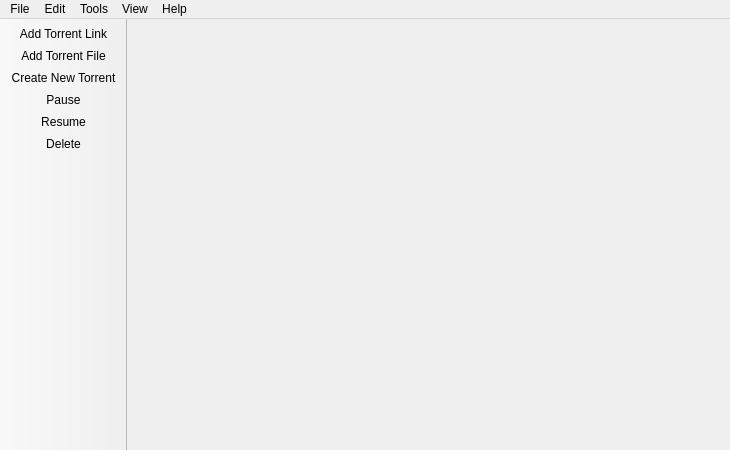
<?xml version="1.0" encoding="UTF-8"?>
<ui version="4.0">
 <class>MainWindow</class>
 <widget class="QMainWindow" name="MainWindow">
  <property name="geometry">
   <rect>
    <x>0</x>
    <y>0</y>
    <width>730</width>
    <height>450</height>
   </rect>
  </property>
  <property name="windowTitle">
   <string>MainWindow</string>
  </property>
  <widget class="QWidget" name="centralWidget"/>
  <widget class="QMenuBar" name="menuBar">
   <property name="geometry">
    <rect>
     <x>0</x>
     <y>0</y>
     <width>730</width>
     <height>23</height>
    </rect>
   </property>
   <property name="nativeMenuBar">
    <bool>true</bool>
   </property>
   <widget class="QMenu" name="menuFile">
    <property name="title">
     <string>File</string>
    </property>
    <addaction name="actionAddTorrentFile"/>
    <addaction name="actionAddTorrentLink"/>
    <addaction name="actionCreateNewTorrent"/>
    <addaction name="separator"/>
    <addaction name="actionExit"/>
   </widget>
   <widget class="QMenu" name="menuEdit">
    <property name="title">
     <string>Edit</string>
    </property>
    <addaction name="actionPause"/>
    <addaction name="actionResume"/>
    <addaction name="separator"/>
    <addaction name="actionDelete"/>
   </widget>
   <widget class="QMenu" name="menuTools">
    <property name="title">
     <string>Tools</string>
    </property>
    <addaction name="actionNewKeyPair"/>
    <addaction name="actionImportPublicKey"/>
    <addaction name="actionListPublicKeys"/>
    <addaction name="separator"/>
    <addaction name="actionPreferences"/>
   </widget>
   <widget class="QMenu" name="menuView">
    <property name="title">
     <string>View</string>
    </property>
    <widget class="QMenu" name="menuTabs">
     <property name="title">
      <string>Tabs</string>
     </property>
     <addaction name="actionAll"/>
     <addaction name="separator"/>
     <addaction name="actionStatus"/>
     <addaction name="actionDetails"/>
     <addaction name="actionFiles"/>
     <addaction name="actionTabPeers"/>
     <addaction name="actionOptions"/>
    </widget>
    <widget class="QMenu" name="menuColumns">
     <property name="title">
      <string>Columns</string>
     </property>
     <addaction name="actionNo"/>
     <addaction name="actionName"/>
     <addaction name="actionSize"/>
     <addaction name="actionProgress"/>
     <addaction name="actionSeeders"/>
     <addaction name="actionPeers"/>
     <addaction name="actionDownSpeed"/>
     <addaction name="actionUpSpeed"/>
     <addaction name="actionETA"/>
     <addaction name="actionDownloaded"/>
     <addaction name="actionUploaded"/>
     <addaction name="actionDownLimit"/>
     <addaction name="actionUpLimit"/>
     <addaction name="actionAdded"/>
    </widget>
    <addaction name="actionToolbar"/>
    <addaction name="actionSidebar"/>
    <addaction name="actionStatusbar"/>
    <addaction name="separator"/>
    <addaction name="menuTabs"/>
    <addaction name="menuColumns"/>
   </widget>
   <widget class="QMenu" name="menuHelp">
    <property name="title">
     <string>Help</string>
    </property>
    <addaction name="actionFAQ"/>
    <addaction name="actionAbout"/>
   </widget>
   <addaction name="menuFile"/>
   <addaction name="menuEdit"/>
   <addaction name="menuTools"/>
   <addaction name="menuView"/>
   <addaction name="menuHelp"/>
  </widget>
  <widget class="QToolBar" name="toolBar">
   <property name="movable">
    <bool>false</bool>
   </property>
   <property name="floatable">
    <bool>false</bool>
   </property>
   <attribute name="toolBarArea">
    <enum>LeftToolBarArea</enum>
   </attribute>
   <attribute name="toolBarBreak">
    <bool>false</bool>
   </attribute>
   <addaction name="actionAddTorrentLink"/>
   <addaction name="actionAddTorrentFile"/>
   <addaction name="actionCreateNewTorrent"/>
   <addaction name="actionPause"/>
   <addaction name="actionResume"/>
   <addaction name="actionDelete"/>
  </widget>
  <action name="actionAddTorrentFile">
   <property name="text">
    <string>Add Torrent File...</string>
   </property>
  </action>
  <action name="actionAddTorrentLink">
   <property name="text">
    <string>Add Torrent Link...</string>
   </property>
  </action>
  <action name="actionCreateNewTorrent">
   <property name="text">
    <string>Create New Torrent...</string>
   </property>
  </action>
  <action name="actionExit">
   <property name="text">
    <string>Exit</string>
   </property>
  </action>
  <action name="actionPause">
   <property name="text">
    <string>Pause</string>
   </property>
  </action>
  <action name="actionResume">
   <property name="text">
    <string>Resume</string>
   </property>
  </action>
  <action name="actionDelete">
   <property name="text">
    <string>Delete</string>
   </property>
  </action>
  <action name="actionNewKeyPair">
   <property name="text">
    <string>Generate New Key Pair...</string>
   </property>
  </action>
  <action name="actionImportPublicKey">
   <property name="text">
    <string>Import Public Key...</string>
   </property>
  </action>
  <action name="actionPreferences">
   <property name="text">
    <string>Preferences</string>
   </property>
  </action>
  <action name="actionListPublicKeys">
   <property name="text">
    <string>List Public Keys...</string>
   </property>
  </action>
  <action name="actionToolbar">
   <property name="checkable">
    <bool>true</bool>
   </property>
   <property name="text">
    <string>Toolbar</string>
   </property>
  </action>
  <action name="actionSidebar">
   <property name="checkable">
    <bool>true</bool>
   </property>
   <property name="text">
    <string>Sidebar</string>
   </property>
  </action>
  <action name="actionStatusbar">
   <property name="checkable">
    <bool>true</bool>
   </property>
   <property name="text">
    <string>Statusbar</string>
   </property>
  </action>
  <action name="actionFAQ">
   <property name="text">
    <string>FAQ</string>
   </property>
  </action>
  <action name="actionAbout">
   <property name="text">
    <string>About</string>
   </property>
  </action>
  <action name="actionAll">
   <property name="checkable">
    <bool>true</bool>
   </property>
   <property name="text">
    <string>All</string>
   </property>
  </action>
  <action name="actionStatus">
   <property name="checkable">
    <bool>true</bool>
   </property>
   <property name="text">
    <string>Status</string>
   </property>
  </action>
  <action name="actionDetails">
   <property name="checkable">
    <bool>true</bool>
   </property>
   <property name="text">
    <string>Details</string>
   </property>
  </action>
  <action name="actionFiles">
   <property name="checkable">
    <bool>true</bool>
   </property>
   <property name="text">
    <string>Files</string>
   </property>
  </action>
  <action name="actionTabPeers">
   <property name="checkable">
    <bool>true</bool>
   </property>
   <property name="text">
    <string>Peers</string>
   </property>
  </action>
  <action name="actionOptions">
   <property name="checkable">
    <bool>true</bool>
   </property>
   <property name="text">
    <string>Options</string>
   </property>
  </action>
  <action name="actionNo">
   <property name="checkable">
    <bool>true</bool>
   </property>
   <property name="text">
    <string>#</string>
   </property>
  </action>
  <action name="actionName">
   <property name="checkable">
    <bool>true</bool>
   </property>
   <property name="text">
    <string>Name</string>
   </property>
  </action>
  <action name="actionSize">
   <property name="checkable">
    <bool>true</bool>
   </property>
   <property name="text">
    <string>Size</string>
   </property>
  </action>
  <action name="actionProgress">
   <property name="checkable">
    <bool>true</bool>
   </property>
   <property name="text">
    <string>Progress</string>
   </property>
  </action>
  <action name="actionDownSpeed">
   <property name="checkable">
    <bool>true</bool>
   </property>
   <property name="text">
    <string>Down Speed</string>
   </property>
  </action>
  <action name="actionUpSpeed">
   <property name="checkable">
    <bool>true</bool>
   </property>
   <property name="text">
    <string>Up Speed</string>
   </property>
  </action>
  <action name="actionETA">
   <property name="checkable">
    <bool>true</bool>
   </property>
   <property name="text">
    <string>ETA</string>
   </property>
  </action>
  <action name="actionDownloaded">
   <property name="checkable">
    <bool>true</bool>
   </property>
   <property name="text">
    <string>Downloaded</string>
   </property>
  </action>
  <action name="actionUploaded">
   <property name="checkable">
    <bool>true</bool>
   </property>
   <property name="text">
    <string>Uploaded</string>
   </property>
  </action>
  <action name="actionSeeders">
   <property name="checkable">
    <bool>true</bool>
   </property>
   <property name="text">
    <string>Seeders</string>
   </property>
  </action>
  <action name="actionPeers">
   <property name="checkable">
    <bool>true</bool>
   </property>
   <property name="text">
    <string>Peers</string>
   </property>
  </action>
  <action name="actionAdded">
   <property name="checkable">
    <bool>true</bool>
   </property>
   <property name="text">
    <string>Added</string>
   </property>
  </action>
  <action name="actionDownLimit">
   <property name="checkable">
    <bool>true</bool>
   </property>
   <property name="text">
    <string>Down Limit</string>
   </property>
  </action>
  <action name="actionUpLimit">
   <property name="checkable">
    <bool>true</bool>
   </property>
   <property name="text">
    <string>Up Limit</string>
   </property>
  </action>
 </widget>
 <layoutdefault spacing="6" margin="11"/>
 <resources/>
 <connections/>
</ui>
